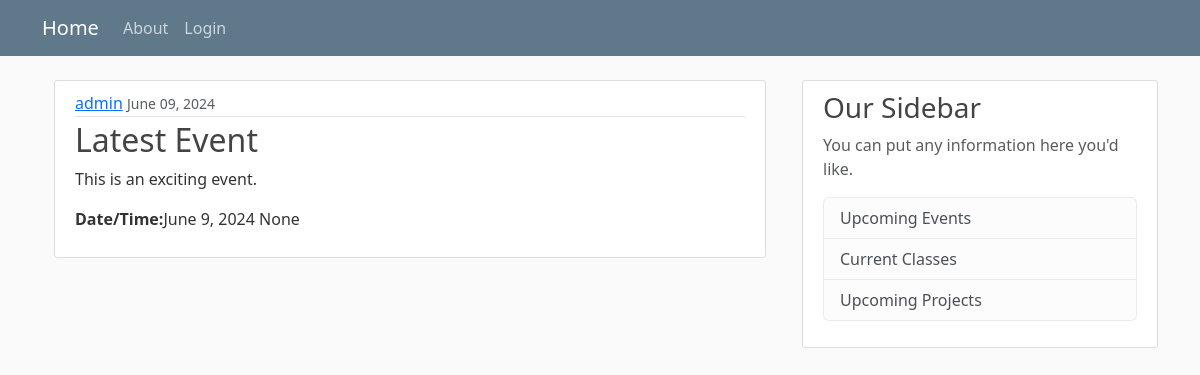
The app's page /event/3/ with its own data.
### common/models.py (models this page shows, shortened)
class Event(models.Model):
    title = models.CharField(max_length=100)
    location = models.CharField(max_length=255)
    time = models.TimeField(default=timezone.now)
    date = models.DateField(default=timezone.now)
    url = models.CharField(max_length=255, null=True, blank=True)
    date_posted = models.DateTimeField(default=timezone.now)
    summary = models.CharField(max_length=255, null=True)
    description = models.CharField(max_length=4096, null=True)
    author = models.ForeignKey(User, on_delete=models.CASCADE)

### public/views.py (the view)
# urls.py: path('event/<int:pk>/', EventDetailView.as_view(), name="event-detail"),
class EventDetailView(DetailView):
    model = Event
    template_name = 'public_events/event_detail.html'
    context_object_name = 'event'

### public/templates/public_events/event_detail.html (shortened to what this page needs)
{% extends "public/base.html" %}
{% block content %}
<div class="container">
  <article class="media content-section">
      <div class="media-body">
        <div class="article-metadata">
          <a class="mr-2" href="#">{{ event.author }}</a>
          <small class="text-muted">{{ event.date_posted|date:"F d, Y" }}</small>
        </div>
        <h2 class="article-title">{{ event.title }}</h2>
        <p class="article-content">{{ event.description }}</p>
        <p class="article-content"><b>Date/Time:</b>{{ event.date }} {{ event.time }}</p>
      </div>
    </article>
</div>
{% endblock %}

### public/static/public/main.css (style rules this page uses)
body { background: #fafafa; color: #333333; margin-top: 5rem; }
h1, h2, h3, h4, h5, h6 { color: #444444; }
.content-section { background: #ffffff; padding: 10px 20px; border: 1px solid #dddddd; border-radius: 3px; margin-bottom: 20px; }
.article-title { color: #444444; }
.article-content { white-space: pre-line; }
.article-metadata { padding-bottom: 1px; margin-bottom: 4px; border-bottom: 1px solid #e3e3e3 }

### records on screen
Event: author "admin", date_posted "June 09, 2024", title "Latest Event", description "This is an exciting event.", date "June 9, 2024", time "None"
